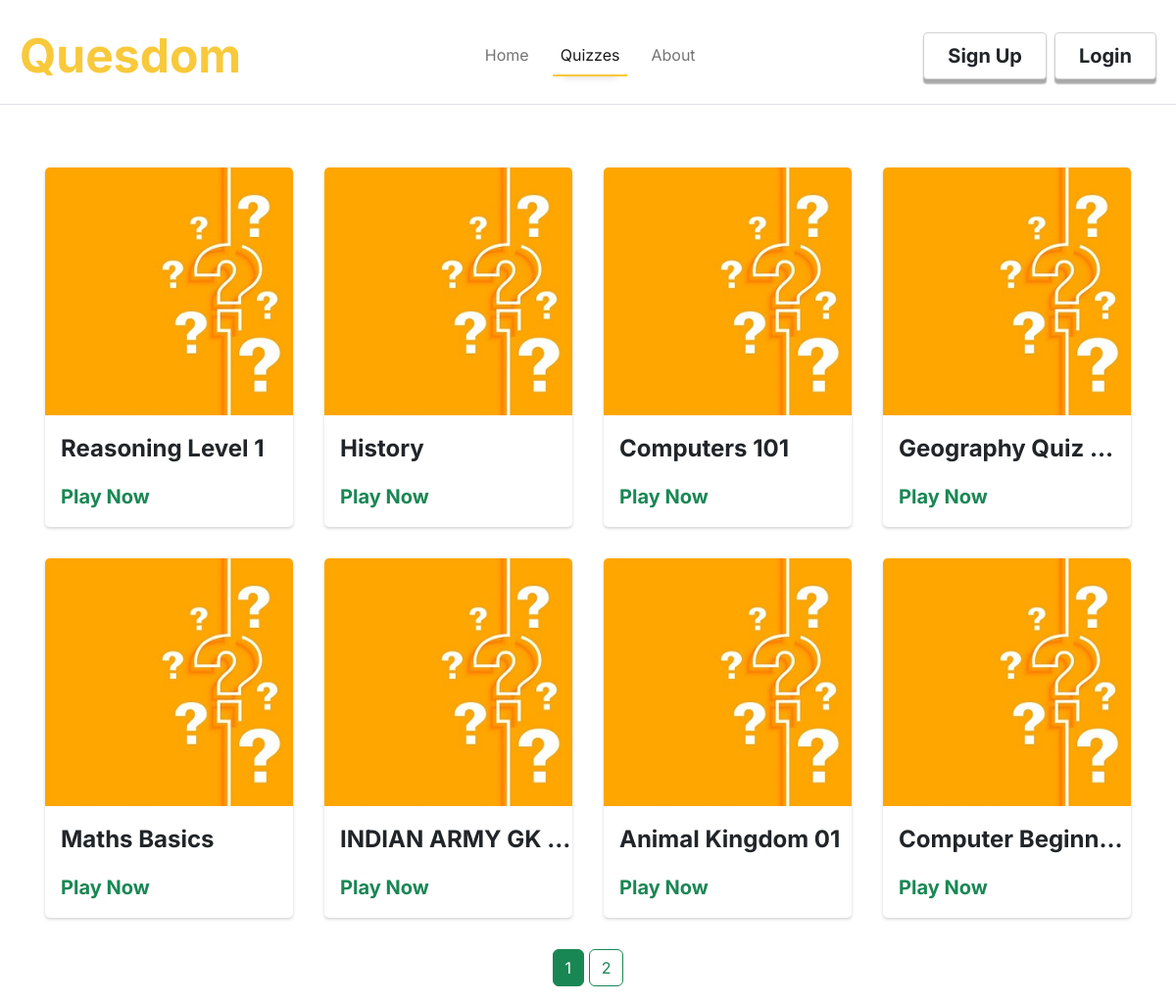
/allquizzes, run on an earlier commit of the app's database.
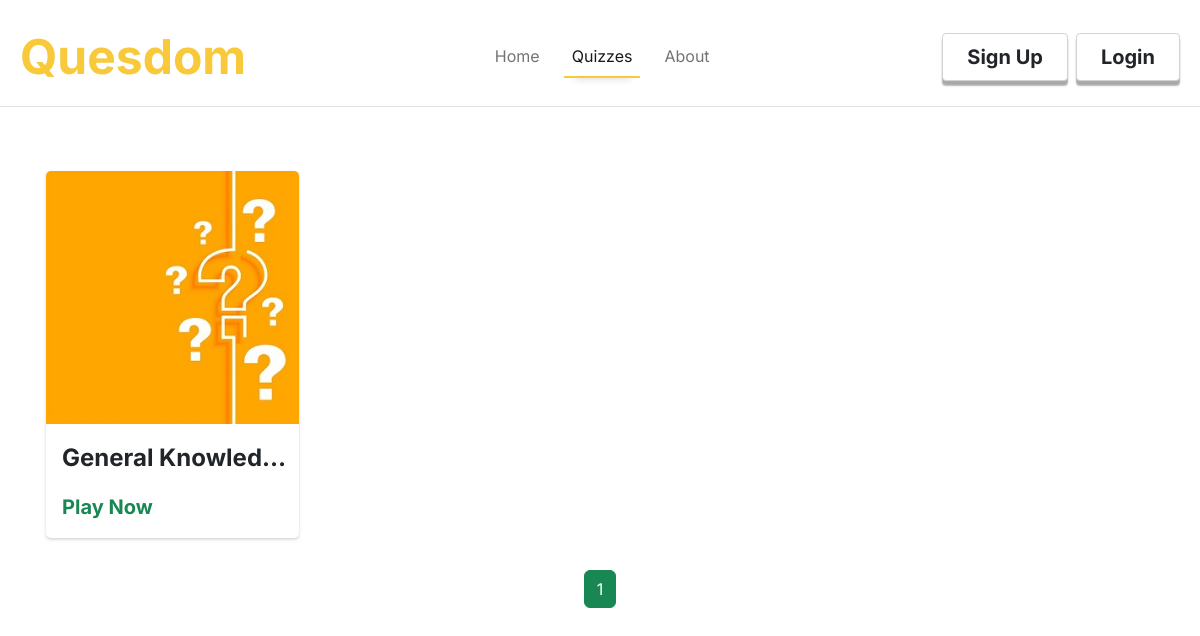
And on a later commit of the database.
### quesdom/models.py (models this page shows, shortened)
class Quizzes(db.Model):
    id = db.Column(db.Integer, primary_key = True)
    quiz_title = db.Column(db.String(30), nullable= False)
    quiz_description = db.Column(db.String(200), nullable=False)
    quiz_category = db.Column(db.String(20), nullable=False)
    quiz_difficulty = db.Column(db.String(10), nullable=False)
    date_created = db.Column(db.DateTime, nullable=False, default=datetime.utcnow)
    author = db.Column(db.Integer, db.ForeignKey('users.id'), nullable=False)
    created_by = db.relationship('Users',backref='created_by',lazy=True)
    questions = db.relationship('Questions',backref='contains',cascade="all, delete-orphan",lazy=True)

### quesdom/routes.py (the view)
@app.route('/allquizzes')
def allquizzes():
    page = request.args.get('page',1, int)
    quizzes = Quizzes.query.paginate(per_page = 8,page = page)
    return render_template('allquizzes.html',title='All Quizzes',quizzes=quizzes)

### quesdom/templates/allquizzes.html
{%extends "layout.html"%}
{%block content%}
<div class="content-section row pt-md-5">
    {%for quiz in quizzes.items%}
        <div class="col-12 col-sm-6 col-md-3 p-5 p-md-3">
            <div class="my-card" style="border-radius: 0.3rem; box-shadow: 0 0.1rem 0.2rem 0rem lightgrey; background-color: white;">
                <div class="img-section" style="border-radius: 0.3rem 0.3rem 0 0; height: min-content; overflow: hidden;">
                        <img src="../static/quiz.jpg" class="img-fluid" style="width: 100%;"/>
                </div>
                <div class="text-section py-3 ms-3">
                    <p class="fs-4 fw-bold" style="text-overflow:ellipsis; white-space: nowrap; overflow: hidden;">{{quiz.quiz_title}}</p>
                    <a href="{{url_for('playquiz',quiz_id=quiz.id)}}" class="fw-bold fs-5 text-success play-link">Play Now</a>
                </div>
            </div>
        </div>
    {%endfor%}
    <div class="page-links py-3 text-center">
        {% for page_num in quizzes.iter_pages() %}
        {% if page_num %}
            {% if quizzes.page == page_num %}
                <a class="active btn btn-outline-success" href="{{url_for('allquizzes',page=page_num)}}">{{page_num}}</a>
            {% else %}
                <a class="btn btn-outline-success" href="{{url_for('allquizzes',page=page_num)}}">{{page_num}}</a>
            {% endif %}
        {% else %}
            <span class="btn btn-outline-success">...</span>
        {% endif %}
    {% endfor %}
    </div>
</div>
{%endblock%}

### quesdom/templates/layout.html (shortened to what this page needs)
<!DOCTYPE html>
<html lang="en">
  <head>
    <link rel="stylesheet" href="./static/styles.css"/>
    <link rel="stylesheet" href="https://cdn.jsdelivr.net/npm/bootstrap-icons@1.8.3/font/bootstrap-icons.css">
    <link href="../static/bootstrap-5.2.0-dist/css/bootstrap.min.css" rel="stylesheet">
  </head>
  <body  style="height: 100vh; font-family: Inter;" onload="adjustLoginBtn();" background="../static/bubble.png">
    <nav class="pt-3 px-2 navbar navbar-expand-lg bg-opacity-50 bg-white border-bottom">
      <div class="container-fluid">
        <a class="navbar-brand fw-bolder" href="{{url_for('home')}}"><span class="brand-text">Quesdom</span></a>
        <div class="collapse navbar-collapse" id="navbarSupportedContent">
          <ul class="ms-auto navbar-nav me-auto mb-2 mb-lg-0">
            {%if current_user.is_authenticated %}
                      {%if current_user.role == 'Admin'%}
                      <li class="nav-item ">
                        <a class="nav-link active text-center" aria-current="page" href="{{url_for('indexquiz')}}">Quizzes</a>
                      </li>
                      {%else%}
                          <li class="nav-item ">
                            <a class="nav-link {%if title=='Home' %} active {%endif%} text-center" aria-current="page" href="{{url_for('home')}}">Home</a>
                          </li>
                          <li class="nav-item dropdown py-4 py-sm-0 px-4">
                              <a class="text-center nav-link dropdown-toggle" href="#" id="navbarDropdown" role="button" data-bs-toggle="dropdown" aria-expanded="false">
                                  Quizzes
                                </a>
                                <ul class="dropdown-menu" aria-labelledby="navbarDropdown">
                                    <li><a class="dropdown-item p-3 p-sm-2" href="{{url_for('allquizzes')}}">All Quizzes</a></li>
                                    <li><a class="dropdown-item p-3 p-sm-2" href="{{url_for('myquizzes')}}">My Quizzes</a></li>
                                </ul>
                            </li>
                            <li class="nav-item">
                              <a class="nav-link {%if title=='About Page' %} active {%endif%} text-center" href="{{url_for('about')}}">About</a>
                            </li>
                      {%endif%}
          {%else%}
                    <li class="nav-item ">
                      <a class="nav-link {%if title=='Home' %} active {%endif%} text-center" aria-current="page" href="{{url_for('home')}}">Home</a>
                    </li>
                      <li class="nav-item">
                        <a class="nav-link {%if title=='All Quizzes' %} active {%endif%} text-center mx-3" href="{{url_for('allquizzes')}}">Quizzes</a>
                      </li>
                      <li class="nav-item">
                        <a class="nav-link {%if title=='About Page' %} active {%endif%} text-center" href="{{url_for('about')}}">About</a>
                      </li>
          {%endif%}
          </ul>
            {% if current_user.is_authenticated %}
              <div class="login-btn d-flex justify-content-center">
                <a style="border: 1px solid lightgrey; transition: 0.2s;" class="bg-white login-btn-inner fw-bold px-4 py-2  text-dark btn fs-5 rounded-1 me-2" type="button" href="{{url_for('account')}}">My Account</a>
                <a style="border: 1px solid lightgrey; transition: 0.2s;" class="bg-white login-btn-inner fw-bold px-4 py-2 btn text-dark fs-5 rounded-1 me-2" type="button" href="{{url_for('logout')}}">Logout</a>
              </div>
            {% else %}
              <div class="login-btn d-flex justify-content-center">
                <a style="border: 1px solid lightgrey; transition: 0.2s;" class="bg-white login-btn-inner fw-bold px-4 py-2 btn text-dark fs-5 rounded-1 me-2" type="button" href="{{url_for('register')}}">Sign Up</a>
                <a style="border: 1px solid lightgrey; transition: 0.2s;" class="bg-white login-btn-inner fw-bold px-4 py-2 btn text-dark fs-5 rounded-1" type="button" href="{{url_for('login')}}">Login</a>
              </div>
            {%endif%}
      </div>
    </nav>
    <div class="container">
        {%block content%}{%endblock%}
    </div>
  </body>
</html>

### quesdom/static/styles.css (style rules this page uses)
:root { --main-color: rgb(248,201,59); }
.nav-link { border-bottom: 2px solid darkgrey; }
.brand-text { font-size: 3rem; color: var(--main-color); }
.login-btn-inner { box-shadow: 0 0.3rem 0.1rem 0 darkgrey; }
@media (min-width: 1200px) { .nav-link.active { border-bottom: 2px solid var(--main-color); box-shadow: 0 10px 0.5rem -10px lightgrey; } }
@media (max-width: 1200px) { .nav-link { border-bottom: none; } }
@media (max-width: 1200px) { .navbar { border-bottom: 1px solid lightgrey; } }
.play-link { text-decoration: none; }
.my-card { transition: 0.3s; cursor: pointer; }

What changed in the data, as far as the page shows it:
removed Quizzes: quiz_title "Reasoning Level 1"
removed Quizzes: quiz_title "History"
removed Quizzes: quiz_title "Computers 101"
removed Quizzes: quiz_title "Geography Quiz…"
removed Quizzes: quiz_title "Maths Basics"
removed Quizzes: quiz_title "INDIAN ARMY GK…"
removed Quizzes: quiz_title "Animal Kingdom 01"
removed Quizzes: quiz_title "Computer Beginn…"
added Quizzes: quiz_title "General Knowled…"
Also different on the page:
list line gone: "2"
